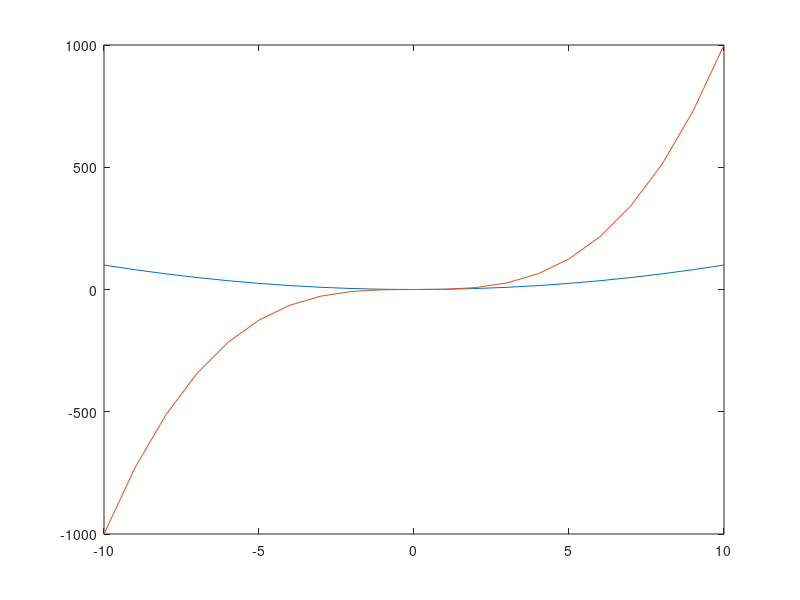

Recreate this plot in MATLAB.
%% Introduction Matlab
% This is a brief introduction to variable and matrix 
% creation, indexing, functions, comments, 
% *size* function, counting, *for* and *while* 
% loops, the *if* statement, as well as the 
% *plot* function. 
%% Variables and matrices
% Variables are placeholders for data. 
% Variables can store a variety of data types, 
% including numerical and string[1].
varA=4; %Creating var
varB=15;
varA*varB
myName='Marx'
myAge=34
%%
% When you want to display a result in the command 
% window just leave without semicolon ";" the en of 
% the line.
% Variable names cannot have spaces or other special 
% characters such as $,%,^ and so on. They may contain 
% numbers but may not start with numbers. 
% Numbers can help create useful variable names, 
% such as frequency2plot or data4analysis.
%%
% In addition to storing individual items, 
% variables can store collections of items, 
% such as vectors and matrices.
% This is where Matlab name comes from 
% "Matrix Laboratory."
A=[1 2 3 4 5 6 7 8 9]
B=[1 2 3; 4 5 6; 7 8 9]
%% Functions
% Functions are encapsulated sections of code 
% that perform some operation on input data. 
%
% Functions are designed to make programming easier.
% For example, to compute the average of a 
% set of numbers, the function |mean( )| can be used.
meanA=mean(A) %mean function
newData=zeros(3,3) %zeros function

%% Comments
% Comments are pieces of text that are not evaluated 
% by Matlab. They are important because they allow 
% you to keep track of the purpose of lines of code, 
% to remember what variables mean or what data 
% they store, and to leave notes so other people 
% can interpret and work with your code. 
%
% In Matlab, comments are indicated with percent % 
% signs.

%% Indexing vectors 
A=[1 2 3 4 5 6 7 8 9];
B=[1 2 3; 4 5 6; 7 8 9];
A(4)
A([1 3 5])
B(2,2)
%% Size and properties of variables
% The size of a specific variable can be 
% found using the function size, for example, 
% size(A). If the variable has multiple 
% dimensions, the function size can return 
% the number of elements only in a specified 
% dimension by providing a second input.
A=[1 2 3 4 5 6 7 8 9];
B=[1 2 3; 4 5 6; 7 8 9];
size(A) % rows x columns
length(A) % length
numel(A) %number of elements
size(B)
length(B)
numel(B)
prod(size(B)) % product of the size
%% Counting
% Counting can be done using colons.
% To count in integers (whole numbers) 
% between two numbers use one colon. To 
% count using increments other than 1, 
% specify the counting interval using an 
% additional colon.
1:5
1:2:10
1:1.9458:10 
10:1
10:-1:1
a=1:10
a(1:5)
a(1:3:end)
%% Loops and conditionals
% Loops allow multiple lines of code to be 
% repeatedly evaluated. Matlab "for-loops" 
% start and end with *for* and *end* , and 
% require specification of a looping variable.
for i=1:4
    disp(['iteration number: ' num2str(i)])
end
%%
% *"While loops"* run endlessly until 
% some criterion (condition) is met.
toggle = false; 
i = 1; 
while toggle == false 
    disp([ 'iteration number-> ' num2str(i)]) 
    if i == 4 
        toggle = true; 
    end 
    i = i + 1; 
end
%% 
% The *"If"* statements are modeled after human
% decision-making processes, and are thus reasonably 
% intuitive to understand and to implement.
myAge = 34; 
if myAge > 25 
    disp(' I am older than a 1/ 4 century.') 
else
    disp(' I am younger than a 1/ 4 century.') 
end
%% Plot
% The most basic plotting function is plot, 
% which plots data along the y-axis as a 
% function of corresponding points along 
% the x-axis.
x=1:10; %creating a x vector
y=x.^2; %creating the y=f(x) vector
plot(x,y) % if x is not provided, function assume integer elements 
%% 
% Multiple data can also be plotted using 
% the *hold on* and *hold off* functions. 
x=-10:10;
y1=x.^2;
y2=x.^3;
plot(x,y1);
hold on
plot(x,y2);
hold off
%% References
% # Cohen, Mike X. Fundamentals of Time-Frequency Analyses in Matlab/Octave 
% (Kindle Locations 150-151). sinc(x) Press. Kindle Edition.
%% About the course
% * This introduction to Matlab was devloped 
% during the summer school at Jade University
% by Gerardo Chavez-Campos and Mehmet Yuksekkaya.
